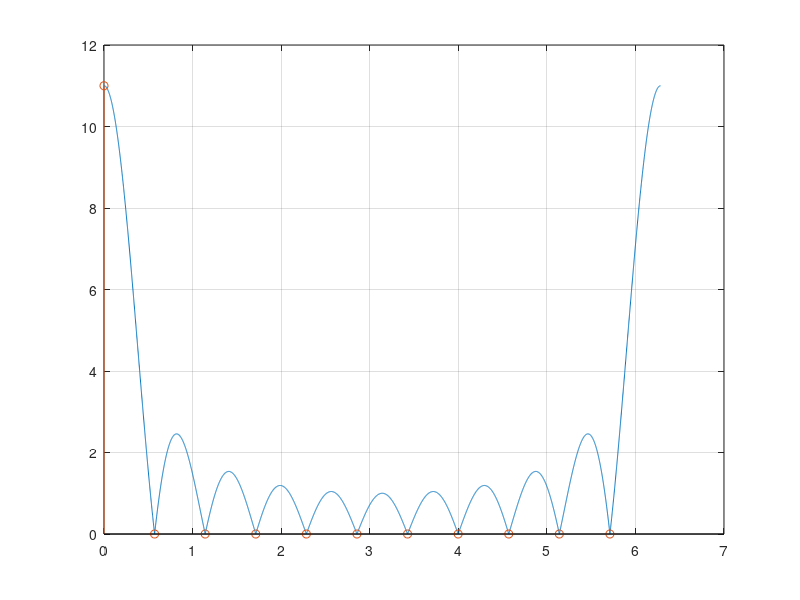
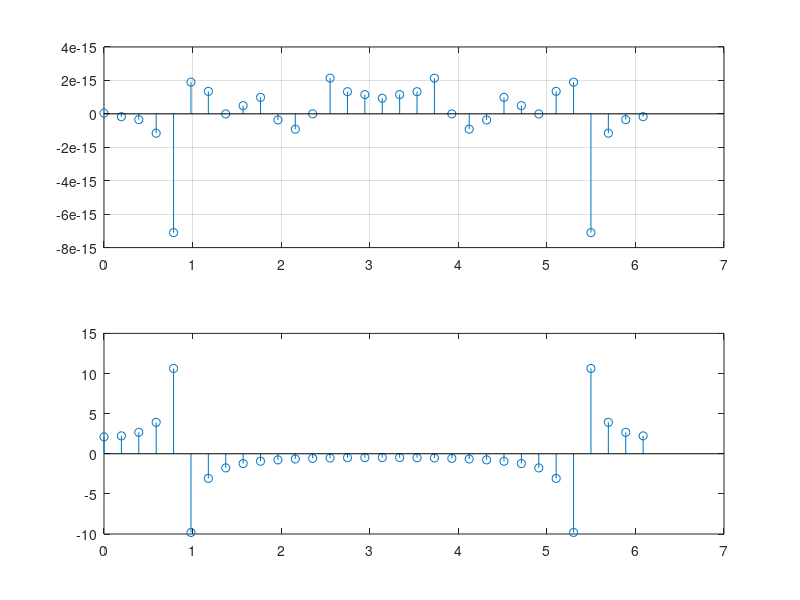
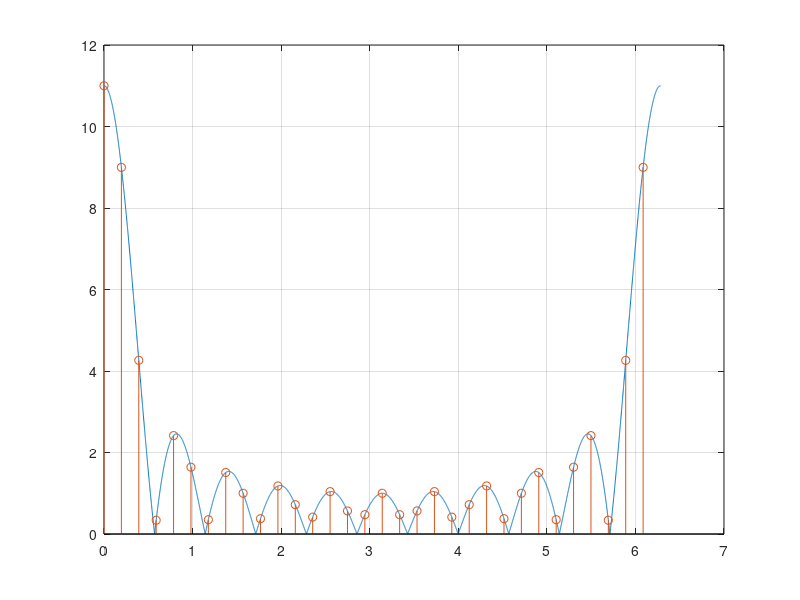
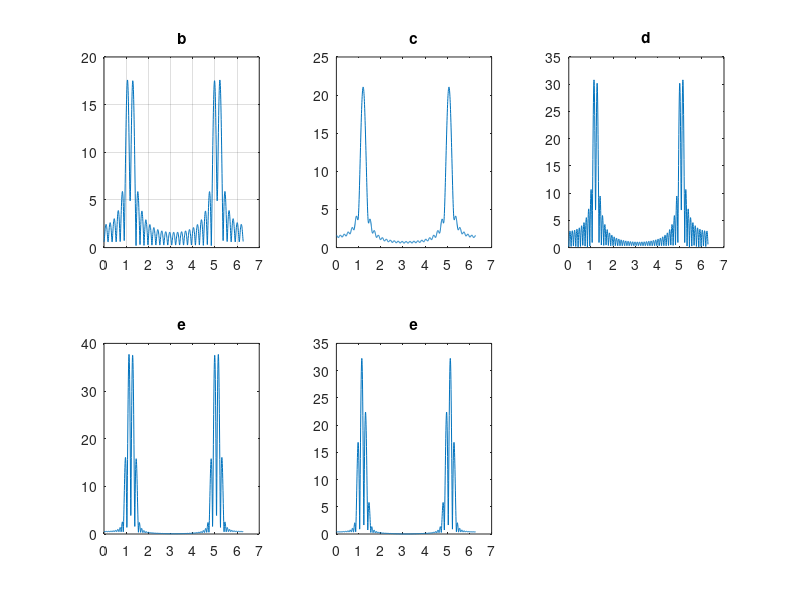

Write the MATLAB code that produced these figures, in order.
clear all; close all;

%% Assignment 11: The DFT of a finite length discrete-time signal
figure('NumberTitle', 'off', 'Name', 'Assignment 11: The DFT of a finite length discrete-time signal');
theta = 0:0.001:2*pi;
A = 1; K1 = 11/2; K2 = 1/2; K3 = 0;
X = A.*sin(K1.*theta)./sin(K2.*theta).*exp(-1j*K3.*theta);
plot(theta,abs(X));
grid on;
hold on;
Na = 11;
xn = ones(1,11);
Xn = fft(xn,Na);
n = 0:2*pi/Na:(Na-1)/Na*2*pi;
stem(n,abs(Xn));

%% Assignment 12: Spectrum of a sine wave of different frequencies
clear all;
figure('NumberTitle', 'off', 'Name', 'Assignment 12: Spectrum of a sine wave of different frequencies');
Na = 32;
f1 = 8; f2 = 9; fs = 64;
theta1 = 2*pi*f1/fs; theta2 = 2*pi*f2/fs;
n = 0:(Na-1);
x1n = sin(theta1.*n); x2n = sin(theta2.*n);
X1n = fft(x1n); X2n = fft(x2n);
theta = 0:2*pi/Na:(Na-1)/Na*2*pi;
subplot(2,1,1);
stem(theta,X1n);
grid on;
subplot(2,1,2);
stem(theta,X2n);

%This can be prevented by making the sample frequency in such a way that
%all the frequencies in the spectrum are a multiple of the frequency

%% Assignment 13: Approximation of the FTD
figure('NumberTitle', 'off', 'Name', 'Assignment 13: Approximation of the FTD');
theta = 0:0.001:2*pi;
A = 1; K1 = 11/2; K2 = 1/2; K3 = 0;
X = A.*sin(K1.*theta)./sin(K2.*theta).*exp(-1j*K3.*theta);
plot(theta,abs(X));
grid on;
hold on;
N = 32;
xn = ones(1,11);
Xn = fft(xn,N);
n = 0:2*pi/N:(N-1)/N*2*pi;
stem(n,abs(Xn));

%% Assignment 14: Calculating the minimum resolution of a spectrumclear all;
%b) 
figure('NumberTitle', 'off', 'Name', 'Assignment 14: Calculating the minimum resolution of a spectrum');
f1 = 175; f2 = 200; fs = 1000;
theta1 = 2*pi*f1/fs; theta2 = 2*pi*f2/fs;
Na = ceil(0.89*2*pi/abs(theta1-theta2));
n = 0:Na-1;
xn = sin(theta1.*n) + sin(theta2.*n);
Nplot = 1000;
Xn = fft(xn,Nplot);
theta = 0:2*pi/Nplot:((5*Nplot)-1)/(5*Nplot)*2*pi;
subplot(2,3,1);
plot(theta,abs(Xn));
title('b');
grid on;
%c)
f1 = 185; f2 = 200; fs = 1000;
theta1 = 2*pi*f1/fs; theta2 = 2*pi*f2/fs;
subplot(2,3,2);
xn = sin(theta1.*n) + sin(theta2.*n);
Nplot = 1000;
Xn = fft(xn,Nplot);
theta = 0:2*pi/Nplot:((5*Nplot)-1)/(5*Nplot)*2*pi;
plot(theta,abs(Xn));
title('c')
%d)
f1 = 185; f2 = 200; fs = 1000;
theta1 = 2*pi*f1/fs; theta2 = 2*pi*f2/fs;
Nb = ceil(0.89*2*pi/abs(theta1-theta2));
n = 0:Nb-1;
xn = sin(theta1.*n) + sin(theta2.*n);
Nplot = 1000;
Xn = fft(xn,Nplot);
theta = 0:2*pi/Nplot:((5*Nplot)-1)/(5*Nplot)*2*pi;
subplot(2,3,3);
plot(theta,abs(Xn));
title('d');

%e)
wn = (1-cos(2*pi/N.*n));
f1 = 185; f2 = 200; fs = 1000;
theta1 = 2*pi*f1/fs; theta2 = 2*pi*f2/fs;
Nc = ceil(1.44*2*pi/abs(theta1-theta2));
n = 0:Nb-1;
xn = sin(theta1.*n) + sin(theta2.*n);
xn = wn.*xn;
Nplot = 1000;
Xn = fft(xn,Nplot);
theta = 0:2*pi/Nplot:((5*Nplot)-1)/(5*Nplot)*2*pi;
subplot(2,3,4);
plot(theta,abs(Xn));
title('e');

%f)
wn = (1-cos(2*pi/N.*n));
f1 = 185; f2 = 200; fs = 1000;
theta1 = 2*pi*f1/fs; theta2 = 2*pi*f2/fs;
Nc = ceil(1.44*2*pi/abs(theta1-theta2));
n = 0:Nb-1;
xn = sin(theta1.*n) + 0.35*sin(theta2.*n);
xn = wn.*xn;
Nplot = 1000;
Xn = fft(xn,Nplot);
theta = 0:2*pi/Nplot:((5*Nplot)-1)/(5*Nplot)*2*pi;
subplot(2,3,5);
plot(theta,abs(Xn));
title('e');
